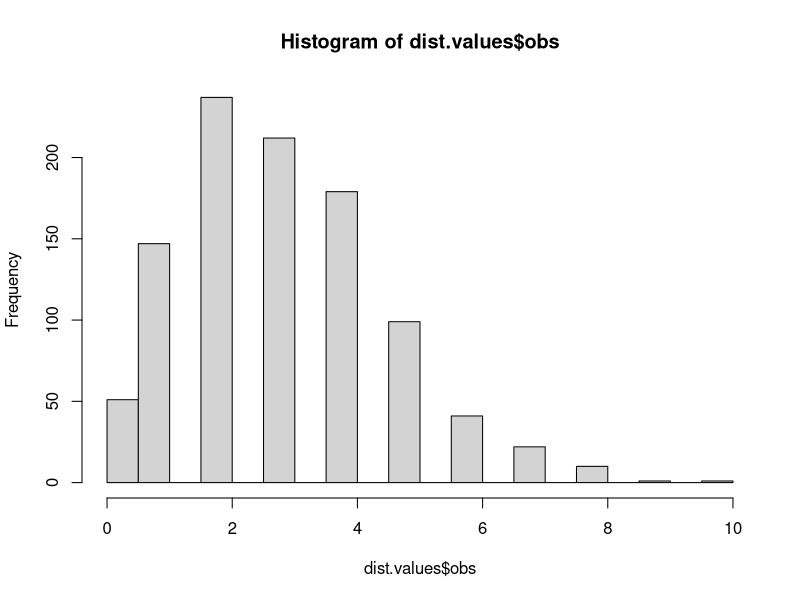
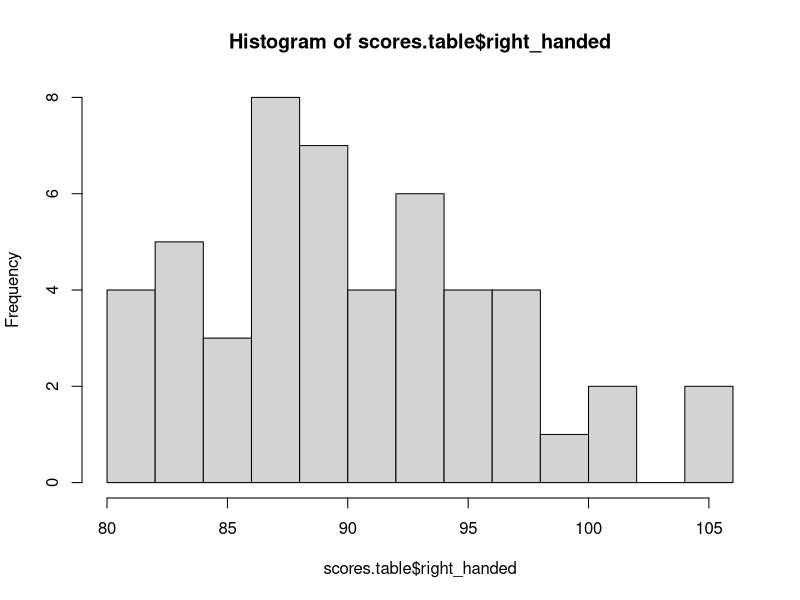
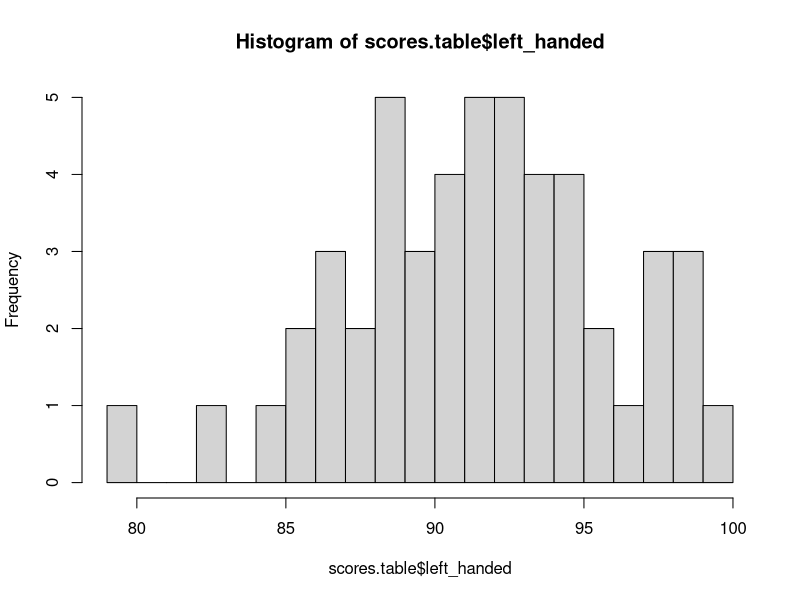
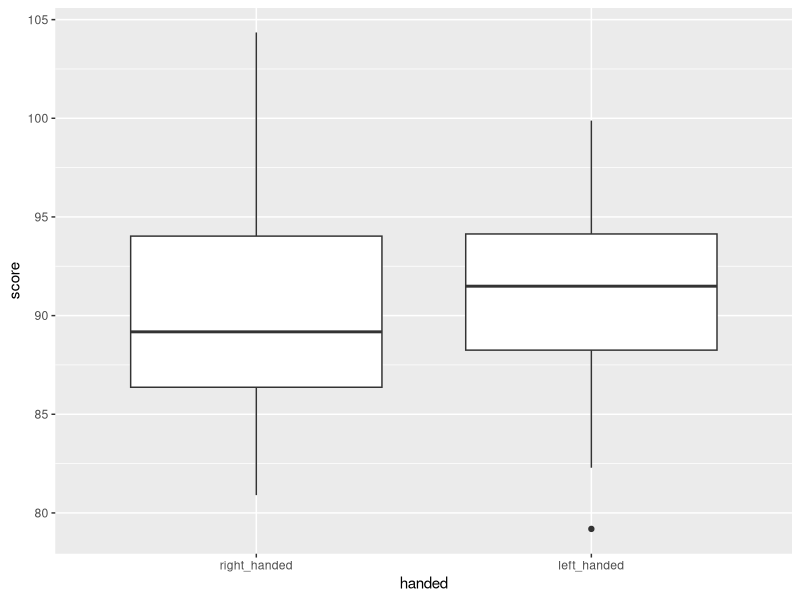

Source code (R) for these figures, in order:
## ---- chunk 1
#install.packages('ggplot2') # uncomment (remove the #) if you get an error about ggplot2 not being installed
library(ggplot2)
#install.packages('reshape2') # uncomment and remove if you have an issue with loading reshape
library(reshape2)
set.seed(123)
## ---- chunk 2
set.seed(123)
sample <- sample(1:1000, 20, replace=TRUE)
sample
## ---- chunk 3
# add your code here
paste0("Mean: ", mean(sample))
paste0("Median: ", median(sample))
paste0("Standard Deviation: ", sd(sample))
## ---- chunk 4
# update code below with YOUR path to the csv file
dist.values <- read.csv("distribution.csv")
## ---- chunk 5
hist(dist.values$obs, breaks=20)
## ---- chunk 6
# update code below with YOUR path to the csv file
scores.table <- read.csv("test_scores.csv")
## ---- chunk 7
hist(scores.table$right_handed, breaks = 15)
hist(scores.table$left_handed, breaks = 15)
## ---- chunk 8
# this first command restructures the data in a way that makes it possible to use ggplot. You can take a look at what happened here if you like!
melted.scores.table <- melt(scores.table, variable.name = "handed", value.name = "score")
melted.scores.table
## ---- chunk 9
# Update code below with the correct table and x and y values
# the table name is a little different now! (see the code block above)
# if you're confused about aes(x,y) look at the ggplot documentation and at the way the new table is structured
ggplot(melted.scores.table, aes(x=handed, y=score)) + 
  geom_boxplot()

## ---- chunk 10
set.seed(123)
# update the "true/false" to be only TRUE (if you think it's paired) or FALSE (if you don't think it's paired)
t.test(scores.table$right_handed, scores.table$left_handed,paired=FALSE)
## ---- chunk 11
# optionally, run summary commands here

mean(scores.table$right_handed)
mean(scores.table$left_handed)

sd(scores.table$right_handed)
sd(scores.table$left_handed)

length(scores.table$right_handed) - 1
length(scores.table$left_handed) - 1

